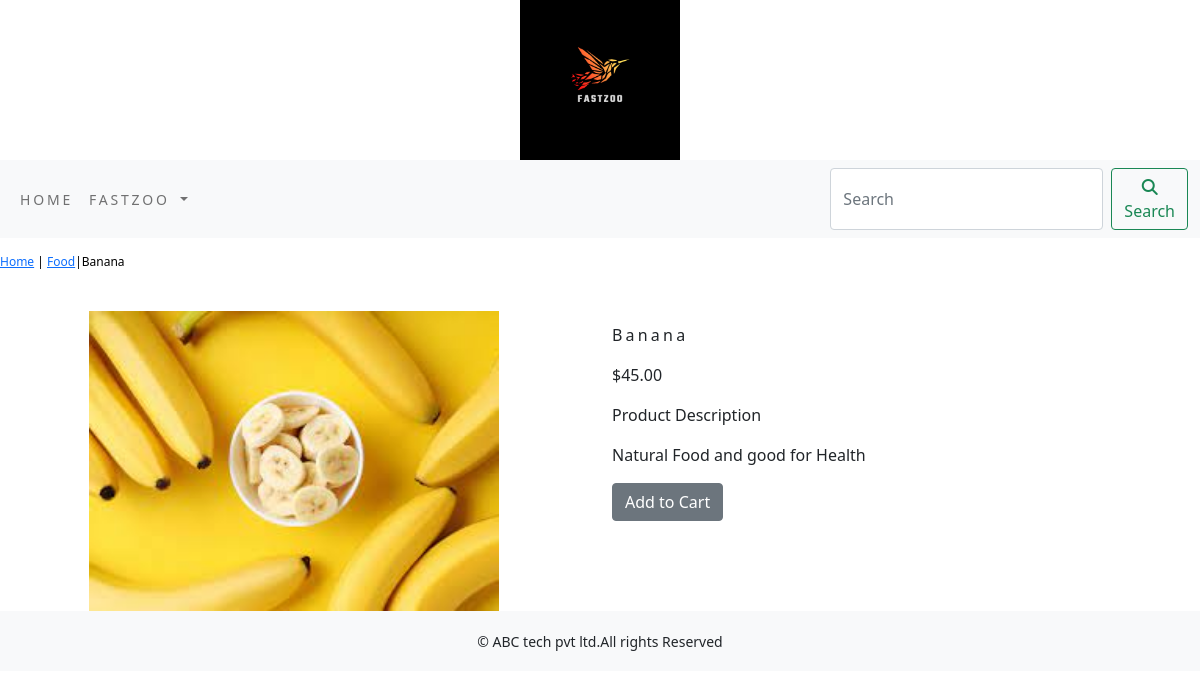
The app's page /Fastzooapp/food/banana/ with its own data.
### Fastzooapp/models.py (models this page shows, shortened)
class Product(models.Model):
    name=models.CharField(max_length=250,unique=True)
    slug=models.SlugField(max_length=250,unique=True)
    description=models.TextField(blank=True)
    price=models.DecimalField(max_digits=10,decimal_places=2)
    category=models.ForeignKey(Category,on_delete=models.CASCADE)
    image=models.ImageField(upload_to='category',blank=True)
    stock=models.IntegerField()
    available=models.BooleanField(default=True)
    created=models.DateTimeField(auto_now_add=True)
    updated=models.DateTimeField(auto_now=True)
    class Meta:
        ordering=('name',)
        verbose_name='product'
        verbose_name_plural='products'

class Category(models.Model):
    name=models.CharField(max_length=250,unique=True)
    slug=models.SlugField(max_length=250,unique=True)
    description=models.TextField(max_length=300,blank=True)
    image=models.ImageField(upload_to='category')
    class Meta:
        ordering=('name',)
        verbose_name='category'
        verbose_name_plural='categories'
    def get_url(self):
        return reverse('Fastzooapp:products_by_category',args=[self.slug])
    def __str__(self):
        return '{}'.format(self.name)

### Fastzooapp/views.py (the view)
# urls.py: path('<slug:c_slug>/<slug:product_slug>/',views.proDetail,name='prodCatedetail')
def proDetail(request,c_slug,product_slug):
    try:
        product=Product.objects.get(category__slug=c_slug,slug=product_slug)
    except Exception as e:
        raise e
    return render(request,'product.html',{'product':product})

### Fastzooapp/context_processors.py (called while the page is built)
def menu_links(request):
    links=Category.objects.all()
    return dict(links=links)

### cart/context_processors.py (called while the page is built)
def counter(request):
    item_count=0
    if 'admin' in request.path:
        return {}
    else:
        try:
            cart=Cart.objects.filter(cart_id=_cart_id(request))
            cart_items=CartItem.objects.all().filter(cart=cart[:1])
            for cart_item in cart_items:
                item_count += cart_item.quantity
        except Cart.DoesNotExist:
            item_count=0
    return dict(item_count=item_count)

### cart/views.py (called while the page is built)
def _cart_id(request):
    cart=request.session.session_key
    if not cart:
        cart=request.session.create()
    return cart

### templates/product.html (shortened to what this page needs)
{% extends 'base.html' %}
{% load static %}
{% block content %}
<div class="row my_prod_row_class">
    <div class="mx_auto">
        <p><a href="{% url 'Fastzooapp:allProdCate' %}">Home</a> | <a href="{{products.category.get_url}}">{{product.category}}</a>|{{product.name}}</p>
    </div>
<div class="container">
<br>
<div class="row">
    <div class="col-12 col-sm-12 col-md-12 col-lg-6 text-center">
        <div style="min-width:18rem">
            <img src="{{product.image.url}}" alt="{{product.name}}" style="height:4 00px; width:410px;">
        </div>
    </div>
    <div class="col-12 col-sm-12 col-md-12 col-lg-6">
        <div>
            <h1 class="my_prod_title">{{product.name}}</h1>
            <p>${{product.price}}</p>
            <p class="my_title"> Product Description</p>
            <p class="text-justify my_prod-_text">{{product.description}}</p>
            {% if product.stock <= 0 %}
            <p class="text-justify my_prod_text"><b>Out of stock</b></p>
            {% else %}
            <a class="btn btn-secondary" href="{% url 'cart:add_cart' product.id %}">Add to Cart</a>
            {% endif %}
        </div>
    </div>
</div>
</div>
</div>
{% endblock %}

### static/css/custom.css (style rules this page uses)
body { font-family: 'Roboto', sans-serif; }
.my_title { font-size:16px; text_transform:uppercase; letter_spacing:.2em; }
.my_prod_row_class { padding-top:15px; padding_bottom:20px; }
.my_prod_row_class .mx_auto { color:#000; font-size:12px; text_decoration:none; }
.my_prod_title { font-size:16px; text_transform:uppercase; letter-spacing:.2em; padding-top:15px; padding-bottom:10px; }

### records on screen
Product: category "Food", name "Banana", image (picture), price "45.00", description "Natural Food and good for Health"
